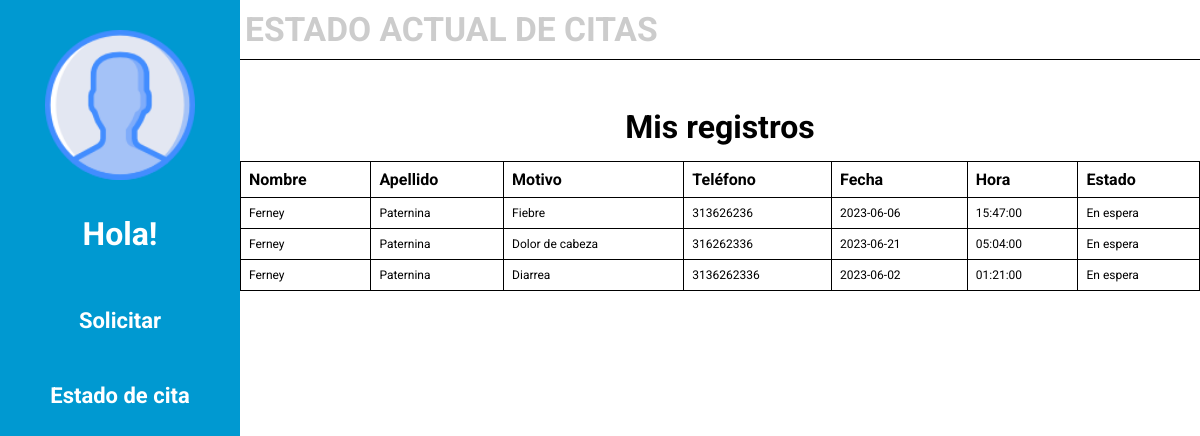
Screenshot of /estadoCitas.php (signed in) with the database file from the repository.
### tables this page shows
CREATE TABLE `gestion_cita` (
  `id_cita` int(11) NOT NULL,
  `id_paciente` int(11) DEFAULT NULL,
  `id_medico` int(11) DEFAULT NULL,
  `observaciones` text DEFAULT NULL,
  `telefono` varchar(12) DEFAULT NULL,
  `fecha_cita` date DEFAULT NULL,
  `hora_cita` time DEFAULT NULL,
  `estado` varchar(12) DEFAULT NULL
);

CREATE TABLE `paciente` (
  `id_paciente` int(11) NOT NULL,
  `nombre` varchar(50) DEFAULT NULL,
  `apellido` varchar(50) DEFAULT NULL,
  `correo` varchar(100) DEFAULT NULL,
  `contrasena` varchar(50) DEFAULT NULL,
  `id_usuario` int(12) NOT NULL
);

### estadoCitas.php (the view, shortened to what this page needs)
<?php
require 'db.php';
$sql = "SELECT * FROM gestion_cita";
$stmt = $conn->prepare($sql);
$stmt->execute();
$cita = $stmt->get_result()->fetch_all(MYSQLI_ASSOC);
?>
<!DOCTYPE html>
<html lang="es">
    <head>
        <link rel="stylesheet" href="css/styleInicio.css">
    </head>
<body>
   <?php
    include 'funciones/func.php';
   ?>
    <main>
        <h1>Estado actual de citas</h1>
        <h2>Mis registros</h2>
        <table>
            <tr>
                <th>Nombre</th>
                <th>Apellido</th>
                <th>Motivo</th>
                <th>Teléfono</th>
                <th>Fecha</th>
                <th>Hora</th>
                <th>Estado</th>
            </tr>
             <?php foreach ($cita as $citas): ?>
               <tr>
               <td><p><?php
               $id_paciente = $citas['id_paciente'];
               $sql1 = "SELECT nombre FROM paciente WHERE id_paciente = '$id_paciente'";
               $result = $conn->query($sql1);
               if ($result->num_rows > 0) {
                $row = $result->fetch_assoc();
               $nombre = $row['nombre'];
               echo $nombre;
               }
               ?></p></td>
               <td><p><?php
               $id_paciente = $citas['id_paciente'];
               $sql1 = "SELECT apellido FROM paciente WHERE id_paciente = '$id_paciente'";
               $result = $conn->query($sql1);
               if ($result->num_rows > 0) {
                $row = $result->fetch_assoc();
               $apellido = $row['apellido'];
               echo $apellido;
               }
               ?></p></td>
               <td><p><?php echo  $citas['observaciones']; ?></p></td>
               <td><p><?php echo  $citas['telefono']; ?></p></td>
               <td><p><?php echo  $citas['fecha_cita']; ?></p></td>
               <td><p><?php echo  $citas['hora_cita']; ?></p></td>
               <td><p><?php echo  $citas['estado']; ?></p></td>
               </tr>
             <?php endforeach; ?>
        </table>
    </main>
</body>
</html>

### css/styleInicio.css (style rules this page uses)
* { box-sizing: border-box; margin: 0; padding: 0; font-family: 'Roboto', sans-serif; }
body { display: flex; }
main { width: 80%; }
main h1 { text-transform: uppercase; color: #cccccc; margin-bottom: 5%; border-bottom: solid 1px black; padding: 10px 5px; font-size: 2.1em; font-weight: bold; }
main h2 { margin-bottom: 15px; font-size: 32px; text-align: center; }
table { width: 100%; border-collapse: collapse; }
th, td { padding: 8px; text-align: left; border-bottom: 1px solid #ddd; border: solid 1px #000000; }
td p { font-size: 12px; }

### rows the page displays
gestion_cita: id_paciente.nombre "Ferney", id_paciente.apellido "Paternina", observaciones "Fiebre", telefono "313626236", fecha_cita "2023-06-06", hora_cita "15:47:00", estado "En espera"
gestion_cita: id_paciente.nombre "Ferney", id_paciente.apellido "Paternina", observaciones "Dolor de cabeza", telefono "316262336", fecha_cita "2023-06-21", hora_cita "05:04:00", estado "En espera"
gestion_cita: id_paciente.nombre "Ferney", id_paciente.apellido "Paternina", observaciones "Diarrea", telefono "3136262336", fecha_cita "2023-06-02", hora_cita "01:21:00", estado "En espera"
